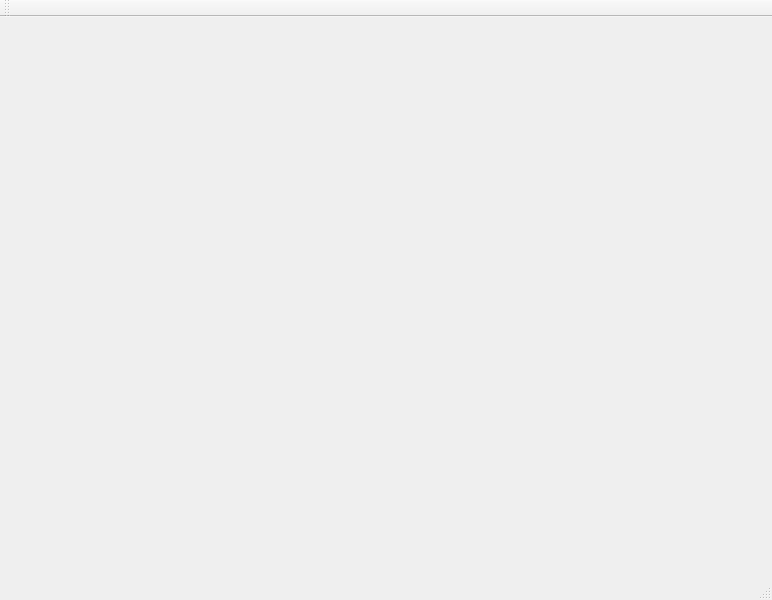
<?xml version="1.0" encoding="UTF-8"?>
<ui version="4.0">
 <class>MainWindow</class>
 <widget class="QMainWindow" name="MainWindow">
  <property name="geometry">
   <rect>
    <x>0</x>
    <y>0</y>
    <width>772</width>
    <height>600</height>
   </rect>
  </property>
  <property name="windowTitle">
   <string>MainWindow</string>
  </property>
  <widget class="QWidget" name="centralWidget">
   <widget class="QWidget" name="horizontalLayoutWidget">
    <property name="geometry">
     <rect>
      <x>0</x>
      <y>0</y>
      <width>771</width>
      <height>81</height>
     </rect>
    </property>
    <layout class="QHBoxLayout" name="horizontalLayout">
     <item>
      <layout class="QHBoxLayout" name="horizontalLayout_2"/>
     </item>
    </layout>
   </widget>
   <widget class="QWidget" name="verticalLayoutWidget">
    <property name="geometry">
     <rect>
      <x>0</x>
      <y>80</y>
      <width>771</width>
      <height>491</height>
     </rect>
    </property>
    <layout class="QVBoxLayout" name="verticalLayout"/>
   </widget>
   <widget class="QWidget" name="widget" native="true">
    <property name="geometry">
     <rect>
      <x>0</x>
      <y>80</y>
      <width>211</width>
      <height>481</height>
     </rect>
    </property>
   </widget>
   <widget class="QWidget" name="verticalLayoutWidget_2">
    <property name="geometry">
     <rect>
      <x>210</x>
      <y>80</y>
      <width>561</width>
      <height>491</height>
     </rect>
    </property>
    <layout class="QVBoxLayout" name="verticalLayout_2"/>
   </widget>
   <widget class="QWidget" name="verticalLayoutWidget_3">
    <property name="geometry">
     <rect>
      <x>210</x>
      <y>80</y>
      <width>561</width>
      <height>491</height>
     </rect>
    </property>
    <layout class="QVBoxLayout" name="verticalLayout_3"/>
   </widget>
  </widget>
  <widget class="QMenuBar" name="menuBar">
   <property name="geometry">
    <rect>
     <x>0</x>
     <y>0</y>
     <width>772</width>
     <height>21</height>
    </rect>
   </property>
  </widget>
  <widget class="QToolBar" name="mainToolBar">
   <attribute name="toolBarArea">
    <enum>TopToolBarArea</enum>
   </attribute>
   <attribute name="toolBarBreak">
    <bool>false</bool>
   </attribute>
  </widget>
  <widget class="QStatusBar" name="statusBar"/>
 </widget>
 <layoutdefault spacing="6" margin="11"/>
 <resources/>
 <connections/>
</ui>
